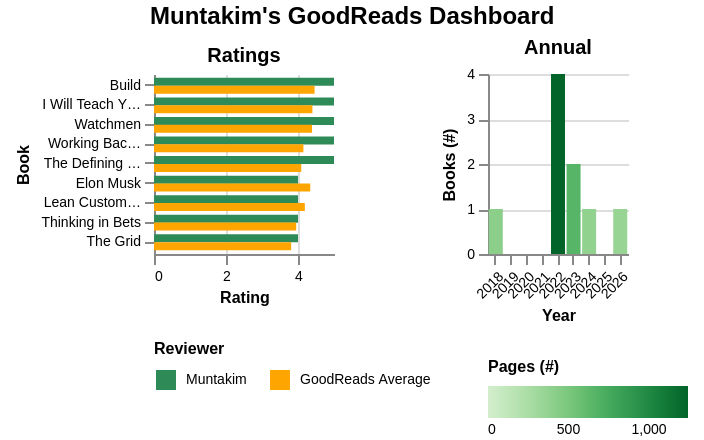

Specify this chart in Vega-Lite:
### Vega-Lite specification from a JSON file in a GitHub repository (floating-point values rounded to 4 significant figures)
{"config": {"view": {"continuousWidth": 300, "continuousHeight": 300, "strokeOpacity": 0, "strokeWidth": 1.5}, "axis": {"labelFontSize": 7, "titleFontSize": 8}, "legend": {"labelFontSize": 7, "orient": "bottom", "titleFontSize": 8}}, "hconcat": [{"data": {"name": "data-33b56759e0533136bd43eaec95bef874"}, "mark": {"type": "bar", "size": 4}, "encoding": {"color": {"field": "Reviewer", "legend": {"symbolType": "square", "title": "Reviewer"}, "scale": {"domain": ["Muntakim", "GoodReads Average"], "range": ["seagreen", "orange"]}, "type": "nominal"}, "tooltip": [{"field": "Title", "title": "Title", "type": "nominal"}, {"field": "Authors", "title": "Author(s)", "type": "nominal"}, {"field": "Year", "title": "Year Read", "type": "quantitative"}, {"field": "Reviewer", "title": "Reviewer", "type": "nominal"}, {"field": "Rating", "title": "Rating", "type": "quantitative"}], "x": {"field": "Rating", "scale": {"domain": [0, 5]}, "title": "Rating", "type": "quantitative"}, "y": {"axis": {"labelLimit": 50}, "field": "SummarizedTitle", "sort": {"field": "Rating", "order": "descending"}, "title": "Book", "type": "nominal"}, "yOffset": {"field": "Reviewer", "type": "nominal"}}, "height": 90, "title": {"text": "Ratings", "fontSize": 10}, "width": 90}, {"data": {"name": "data-21e8d2b109d40523084ba30a6234d567"}, "mark": {"type": "bar"}, "encoding": {"color": {"field": "Pages", "legend": {"title": "Pages (#)"}, "scale": {"scheme": "greens"}, "title": "Pages (#)", "type": "quantitative"}, "tooltip": [{"field": "Year", "title": "Year", "type": "ordinal"}, {"field": "Books", "title": "Books (#)", "type": "quantitative"}, {"field": "Pages", "title": "Pages (#)", "type": "quantitative"}], "x": {"axis": {"labelAngle": -45}, "field": "Year", "title": "Year", "type": "nominal"}, "y": {"field": "Books", "title": "Books (#)", "type": "quantitative"}}, "height": 90, "title": {"text": "Annual", "fontSize": 10}, "width": 70}], "padding": {"left": 8, "right": 8, "top": 2, "bottom": 2}, "spacing": 5, "title": {"text": "Muntakim's GoodReads Dashboard", "anchor": "middle", "fontSize": 12}, "$schema": "https://vega.github.io/schema/vega-lite/v5.20.1.json", "datasets": {"data-33b56759e0533136bd43eaec95bef874": [{"SummarizedTitle": "I Will Teach You to Be Rich", "Title": "I Will Teach You to Be Rich: No Guilt. No Excuses. No B.S. Just a 6-Week Program That Works.", "Authors": "Ramit Sethi", "Year": 2026, "Reviewer": "Muntakim", "Rating": 5.0}, {"SummarizedTitle": "The Grid", "Title": "The Grid: The Fraying Wires Between Americans and Our Energy Future", "Authors": "Gretchen Bakke", "Year": 2024, "Reviewer": "Muntakim", "Rating": 4.0}, {"SummarizedTitle": "Working Backwards", "Title": "Working Backwards: Insights, Stories, and Secrets from Inside Amazon", "Authors": "Colin Bryar", "Year": 2022, "Reviewer": "Muntakim", "Rating": 5.0}, {"SummarizedTitle": "Watchmen", "Title": "Watchmen", "Authors": "Alan Moore", "Year": 2018, "Reviewer": "Muntakim", "Rating": 5.0}, {"SummarizedTitle": "Elon Musk", "Title": "Elon Musk: Tesla, SpaceX, and the Quest for a Fantastic Future", "Authors": "Ashlee Vance", "Year": 2023, "Reviewer": "Muntakim", "Rating": 4.0}, {"SummarizedTitle": "Lean Customer Development", "Title": "Lean Customer Development: Building Products Your Customers Will Buy", "Authors": "Cindy Alvarez", "Year": 2022, "Reviewer": "Muntakim", "Rating": 4.0}, {"SummarizedTitle": "The Defining Decade", "Title": "The Defining Decade: Why Your Twenties Matter—And How to Make the Most of Them Now", "Authors": "Meg Jay", "Year": 2023, "Reviewer": "Muntakim", "Rating": 5.0}, {"SummarizedTitle": "Build", "Title": "Build: An Unorthodox Guide to Making Things Worth Making – An NYT Bestselling Entrepreneurship and Product Design Manual", "Authors": "Tony Fadell", "Year": 2022, "Reviewer": "Muntakim", "Rating": 5.0}, {"SummarizedTitle": "Thinking in Bets", "Title": "Thinking in Bets: Making Smarter Decisions When You Don't Have All the Facts", "Authors": "Annie Duke", "Year": 2022, "Reviewer": "Muntakim", "Rating": 4.0}, {"SummarizedTitle": "I Will Teach You to Be Rich", "Title": "I Will Teach You to Be Rich: No Guilt. No Excuses. No B.S. Just a 6-Week Program That Works.", "Authors": "Ramit Sethi", "Year": 2026, "Reviewer": "GoodReads Average", "Rating": 4.4}, {"SummarizedTitle": "The Grid", "Title": "The Grid: The Fraying Wires Between Americans and Our Energy Future", "Authors": "Gretchen Bakke", "Year": 2024, "Reviewer": "GoodReads Average", "Rating": 3.81}, {"SummarizedTitle": "Working Backwards", "Title": "Working Backwards: Insights, Stories, and Secrets from Inside Amazon", "Authors": "Colin Bryar", "Year": 2022, "Reviewer": "GoodReads Average", "Rating": 4.15}, {"SummarizedTitle": "Watchmen", "Title": "Watchmen", "Authors": "Alan Moore", "Year": 2018, "Reviewer": "GoodReads Average", "Rating": 4.39}, {"SummarizedTitle": "Elon Musk", "Title": "Elon Musk: Tesla, SpaceX, and the Quest for a Fantastic Future", "Authors": "Ashlee Vance", "Year": 2023, "Reviewer": "GoodReads Average", "Rating": 4.34}, {"SummarizedTitle": "Lean Customer Development", "Title": "Lean Customer Development: Building Products Your Customers Will Buy", "Authors": "Cindy Alvarez", "Year": 2022, "Reviewer": "GoodReads Average", "Rating": 4.19}, {"SummarizedTitle": "The Defining Decade", "Title": "The Defining Decade: Why Your Twenties Matter—And How to Make the Most of Them Now", "Authors": "Meg Jay", "Year": 2023, "Reviewer": "GoodReads Average", "Rating": 4.09}, {"SummarizedTitle": "Build", "Title": "Build: An Unorthodox Guide to Making Things Worth Making – An NYT Bestselling Entrepreneurship and Product Design Manual", "Authors": "Tony Fadell", "Year": 2022, "Reviewer": "GoodReads Average", "Rating": 4.46}, {"SummarizedTitle": "Thinking in Bets", "Title": "Thinking in Bets: Making Smarter Decisions When You Don't Have All the Facts", "Authors": "Annie Duke", "Year": 2022, "Reviewer": "GoodReads Average", "Rating": 3.95}], "data-21e8d2b109d40523084ba30a6234d567": [{"Year": 2018, "Books": 1, "Pages": 416}, {"Year": 2019, "Books": 0, "Pages": 0}, {"Year": 2020, "Books": 0, "Pages": 0}, {"Year": 2021, "Books": 0, "Pages": 0}, {"Year": 2022, "Books": 4, "Pages": 1242}, {"Year": 2023, "Books": 2, "Pages": 665}, {"Year": 2024, "Books": 1, "Pages": 384}, {"Year": 2025, "Books": 0, "Pages": 0}, {"Year": 2026, "Books": 1, "Pages": 353}]}, "background": null}
